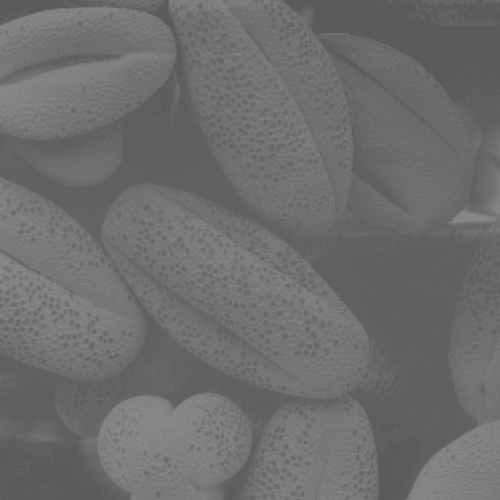
%> input picture lab-programs/image/pollen.tif, 500 x 500 px
$ octave histEqualization.m   (GNU Octave 9; MATLAB toolbox functions it lacks are replaced by stand-ins)
%> lines starting %> are read from the running program, lines starting %| are printed output that depends on the picture
%% Histogram Equalization
I=imread('D:\NSTU\DIP-materials\lab-programs\image\pollen.tif');
%> I is the input picture: size 500x500 uint8; min 91, max 138, mean 109.1

subplot(2,2,1);
imshow(I);
title('Original Image');

subplot(2,2,3);
imhist(I);
title('Histogram of Original Image');

j=histeq(I);
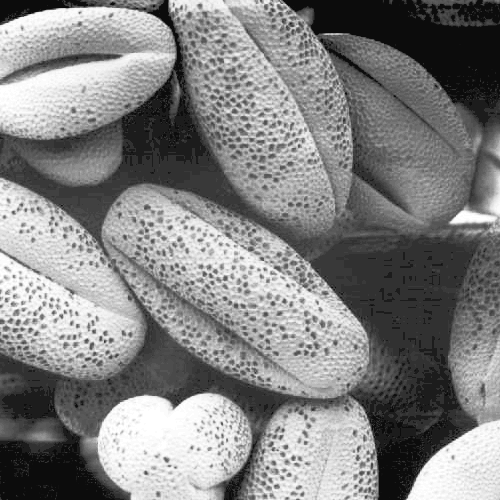
%> j: size 500x500 uint8; min 12, max 255, mean 130.3
subplot(2,2,2);
imshow(j);

title('Image after histogram equalization');

subplot(2,2,4);

imhist(j);

title('Histogram of Image after equalization');
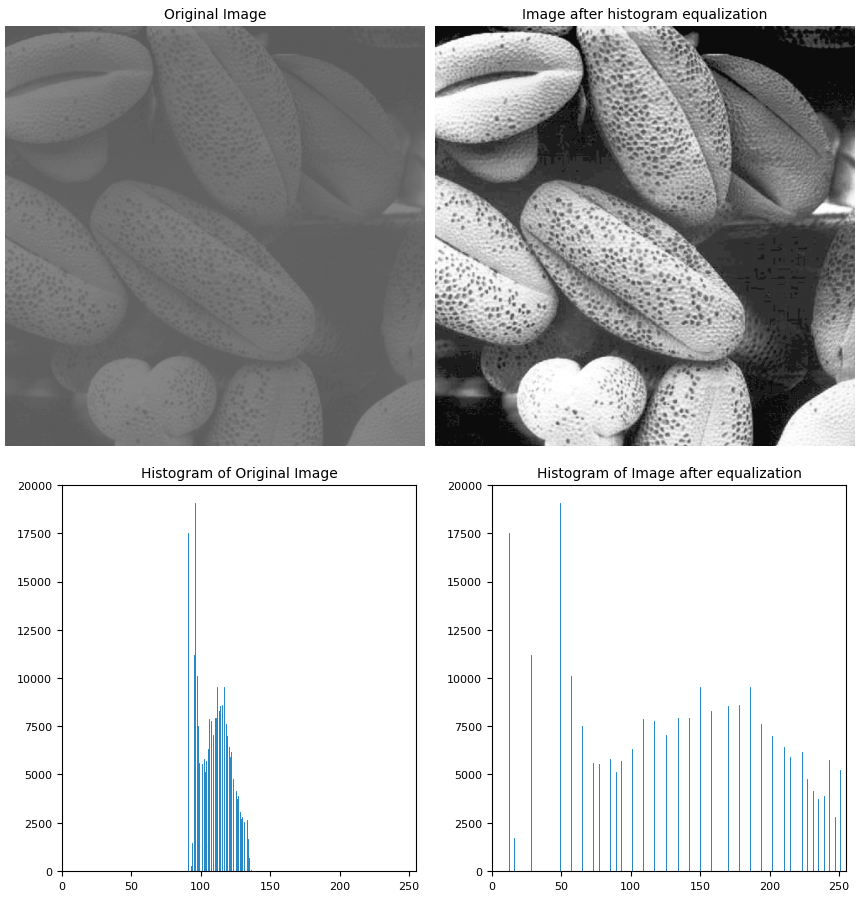
%> figure redrawn from the program's plot data, 4 panels
